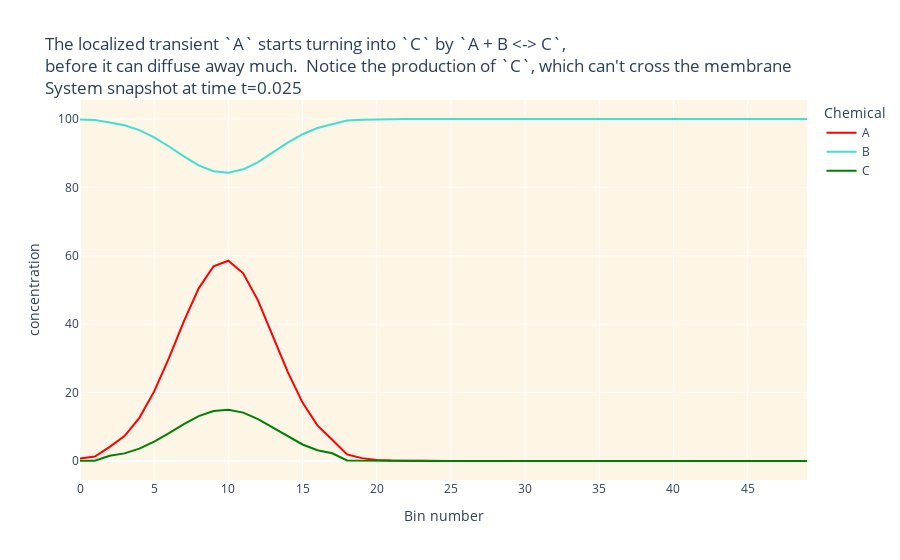

Notebook code for this chart:
### Code cell
# The first round of REACTION-diffusion, over a small time duration
bio.react_diffuse(total_duration=0.025, time_step=0.001)
bio.visualize_system(title_prefix=["The localized transient `A` starts turning into `C` by `A + B <-> C`, ",
                                   "before it can diffuse away much.  Notice the production of `C`, which can't cross the membrane"])

### Figure 1 — Plotly figure (JSON) as saved in the notebook; plotly's stock layout.template omitted (floating-point values rounded to 4 significant figures)
{"data": [{"hovertemplate": "Chemical=A<br>Bin number=%{x}<br>concentration=%{y}<extra></extra>", "legendgroup": "A", "line": {"color": "red", "dash": "solid"}, "marker": {"symbol": "circle"}, "mode": "lines", "name": "A", "orientation": "v", "showlegend": true, "type": "scatter", "x": [0, 1, 2, 3, 4, 5, 6, 7, 8, 9, 10, 11, 12, 13, 14, 15, 16, 17, 18, 19, 20, 21, 22, 23, 24, 25, 26, 27, 28, 29, 30, 31, 32, 33, 34, 35, 36, 37, 38, 39, 40, 41, 42, 43, 44, 45, 46, 47, 48, 49], "xaxis": "x", "y": [0.7016, 1.295, 4.148, 7.297, 12.63, 20.36, 30.14, 40.82, 50.49, 56.95, 58.55, 54.87, 46.89, 36.56, 26.07, 17.07, 10.41, 6.19, 1.943, 0.8416, 0.3285, 0.115, 0.03591, 0.009994, 0.002483, 0.0005566, 0.0001157, 2.347e-05, 4.932e-06, 1.101e-06, 2.514e-07, 5.529e-08, 1.12e-08, 2.041e-09, 3.326e-10, 4.837e-11, 6.294e-12, 7.352e-13, 7.741e-14, 7.379e-15, 6.395e-16, 5.056e-17, 3.656e-18, 2.424e-19, 1.473e-20, 8.212e-22, 4.192e-23, 1.957e-24, 8.342e-26, 3.353e-27], "yaxis": "y"}, {"hovertemplate": "Chemical=B<br>Bin number=%{x}<br>concentration=%{y}<extra></extra>", "legendgroup": "B", "line": {"color": "turquoise", "dash": "solid"}, "marker": {"symbol": "circle"}, "mode": "lines", "name": "B", "orientation": "v", "showlegend": true, "type": "scatter", "x": [0, 1, 2, 3, 4, 5, 6, 7, 8, 9, 10, 11, 12, 13, 14, 15, 16, 17, 18, 19, 20, 21, 22, 23, 24, 25, 26, 27, 28, 29, 30, 31, 32, 33, 34, 35, 36, 37, 38, 39, 40, 41, 42, 43, 44, 45, 46, 47, 48, 49], "xaxis": "x", "y": [99.85, 99.71, 99.0, 98.18, 96.75, 94.64, 91.97, 89.06, 86.45, 84.72, 84.3, 85.28, 87.42, 90.22, 93.08, 95.55, 97.35, 98.48, 99.55, 99.82, 99.93, 99.98, 99.99, 100.0, 100.0, 100.0, 100.0, 100.0, 100.0, 100.0, 100.0, 100.0, 100.0, 100.0, 100.0, 100.0, 100.0, 100.0, 100, 100, 100, 100, 100, 100, 100, 100, 100, 100, 100, 100], "yaxis": "y"}, {"hovertemplate": "Chemical=C<br>Bin number=%{x}<br>concentration=%{y}<extra></extra>", "legendgroup": "C", "line": {"color": "green", "dash": "solid"}, "marker": {"symbol": "circle"}, "mode": "lines", "name": "C", "orientation": "v", "showlegend": true, "type": "scatter", "x": [0, 1, 2, 3, 4, 5, 6, 7, 8, 9, 10, 11, 12, 13, 14, 15, 16, 17, 18, 19, 20, 21, 22, 23, 24, 25, 26, 27, 28, 29, 30, 31, 32, 33, 34, 35, 36, 37, 38, 39, 40, 41, 42, 43, 44, 45, 46, 47, 48, 49], "xaxis": "x", "y": [0.084, 0.1051, 1.515, 2.227, 3.621, 5.651, 8.154, 10.8, 13.11, 14.62, 14.99, 14.14, 12.26, 9.757, 7.136, 4.835, 3.151, 2.25, 0.1543, 0.09724, 0.04842, 0.02023, 0.007265, 0.00227, 0.000624, 0.0001532, 3.452e-05, 7.489e-06, 1.656e-06, 3.845e-07, 9.116e-08, 2.09e-08, 4.432e-09, 8.479e-10, 1.45e-10, 2.209e-11, 3.003e-12, 3.652e-13, 3.987e-14, 3.924e-15, 3.494e-16, 2.827e-17, 2.085e-18, 1.404e-19, 8.643e-21, 4.861e-22, 2.494e-23, 1.165e-24, 4.949e-26, 1.971e-27], "yaxis": "y"}], "layout": {"autosize": true, "legend": {"title": {"text": "Chemical"}, "tracegroupgap": 0}, "plot_bgcolor": "oldlace", "title": {"text": "The localized transient `A` starts turning into `C` by `A + B <-> C`, <br>before it can diffuse away much.  Notice the production of `C`, which can't cross the membrane<br>System snapshot at time t=0.025"}, "xaxis": {"anchor": "y", "autorange": true, "domain": [0, 1], "range": [0, 49], "title": {"text": "Bin number"}, "type": "linear"}, "yaxis": {"anchor": "x", "autorange": true, "domain": [0, 1], "range": [-5.556, 105.6], "title": {"text": "concentration"}, "type": "linear"}}}
